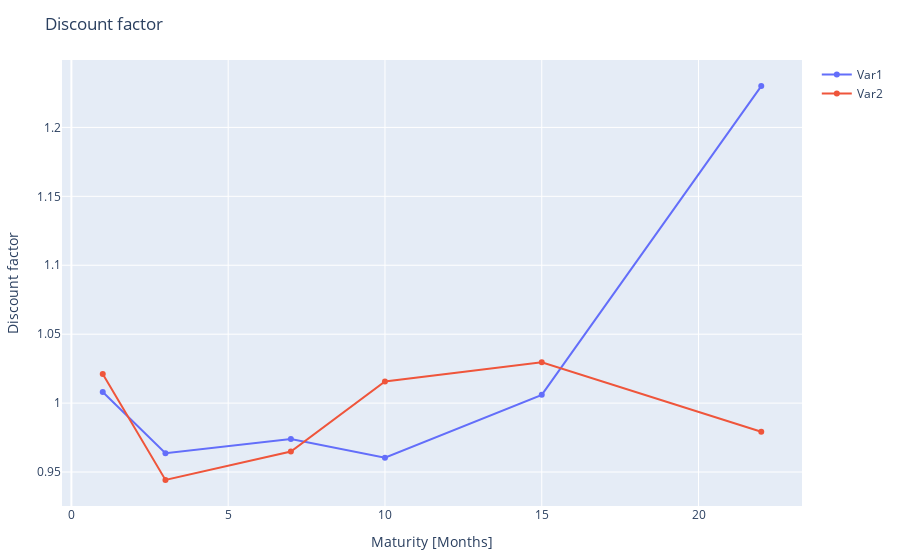

Source (notebook cell):
### Code cell
function PlotDiscouts(Maturities, Disc, Disc_VAR)
    Div = PlotlyJS.scatter(;x=Maturities, y=Disc,     mode="markers+lines", name="Var1" )
    Var = PlotlyJS.scatter(;x=Maturities, y=Disc_VAR, mode="markers+lines", name="Var2" )
    layout = Layout(title="Discount factor", yaxis_title="Discount factor", xaxis_title="Maturity [Months]")
    return PlotlyJS.plot([Div,Var], layout)
end

PlotDiscouts(Maturities, Discounts, Discounts_VAR)

### Figure 1 — Plotly figure (JSON) as saved in the notebook; plotly's stock layout.template omitted (floating-point values rounded to 4 significant figures)
{"data": [{"mode": "markers+lines", "name": "Var1", "type": "scatter", "x": [1, 3, 7, 10, 15, 22], "y": [1.008, 0.9636, 0.974, 0.9604, 1.006, 1.23]}, {"mode": "markers+lines", "name": "Var2", "type": "scatter", "x": [1, 3, 7, 10, 15, 22], "y": [1.021, 0.9443, 0.9648, 1.016, 1.03, 0.9792]}], "layout": {"margin": {"b": 50, "l": 50, "r": 50, "t": 60}, "title": "Discount factor", "xaxis": {"title": {"text": "Maturity [Months]"}}, "yaxis": {"title": {"text": "Discount factor"}}}}
